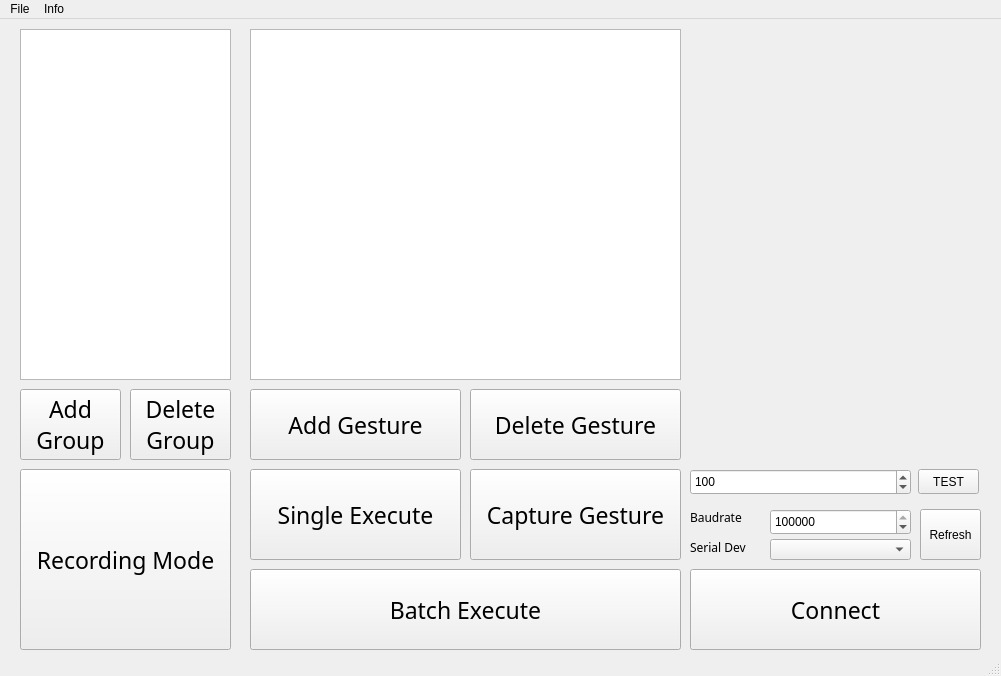
<?xml version="1.0" encoding="UTF-8"?>
<ui version="4.0">
 <class>MainWindow</class>
 <widget class="QMainWindow" name="MainWindow">
  <property name="geometry">
   <rect>
    <x>0</x>
    <y>0</y>
    <width>1001</width>
    <height>676</height>
   </rect>
  </property>
  <property name="sizePolicy">
   <sizepolicy hsizetype="Fixed" vsizetype="Fixed">
    <horstretch>0</horstretch>
    <verstretch>0</verstretch>
   </sizepolicy>
  </property>
  <property name="windowTitle">
   <string>SIOR-TITAN</string>
  </property>
  <widget class="QWidget" name="centralwidget">
   <widget class="QListView" name="groupListView">
    <property name="geometry">
     <rect>
      <x>20</x>
      <y>10</y>
      <width>211</width>
      <height>351</height>
     </rect>
    </property>
   </widget>
   <widget class="QListView" name="gestureListView">
    <property name="geometry">
     <rect>
      <x>250</x>
      <y>10</y>
      <width>431</width>
      <height>351</height>
     </rect>
    </property>
   </widget>
   <widget class="QPushButton" name="recordButton">
    <property name="geometry">
     <rect>
      <x>20</x>
      <y>450</y>
      <width>211</width>
      <height>181</height>
     </rect>
    </property>
    <property name="font">
     <font>
      <family>맑은 고딕</family>
      <pointsize>17</pointsize>
      <weight>50</weight>
      <bold>false</bold>
     </font>
    </property>
    <property name="text">
     <string>Recording Mode</string>
    </property>
   </widget>
   <widget class="QPushButton" name="singleExecuteButton">
    <property name="geometry">
     <rect>
      <x>250</x>
      <y>450</y>
      <width>211</width>
      <height>91</height>
     </rect>
    </property>
    <property name="font">
     <font>
      <family>맑은 고딕</family>
      <pointsize>17</pointsize>
      <weight>50</weight>
      <bold>false</bold>
     </font>
    </property>
    <property name="text">
     <string>Single Execute</string>
    </property>
   </widget>
   <widget class="QPushButton" name="captureButton">
    <property name="geometry">
     <rect>
      <x>470</x>
      <y>450</y>
      <width>211</width>
      <height>91</height>
     </rect>
    </property>
    <property name="font">
     <font>
      <family>맑은 고딕</family>
      <pointsize>17</pointsize>
      <weight>50</weight>
      <bold>false</bold>
     </font>
    </property>
    <property name="text">
     <string>Capture Gesture</string>
    </property>
   </widget>
   <widget class="QPushButton" name="batchExecuteButton">
    <property name="geometry">
     <rect>
      <x>250</x>
      <y>550</y>
      <width>431</width>
      <height>81</height>
     </rect>
    </property>
    <property name="font">
     <font>
      <family>맑은 고딕</family>
      <pointsize>17</pointsize>
      <weight>50</weight>
      <bold>false</bold>
     </font>
    </property>
    <property name="text">
     <string>Batch Execute</string>
    </property>
   </widget>
   <widget class="QLabel" name="humanoid_pic">
    <property name="geometry">
     <rect>
      <x>690</x>
      <y>10</y>
      <width>291</width>
      <height>431</height>
     </rect>
    </property>
    <property name="text">
     <string/>
    </property>
   </widget>
   <widget class="QPushButton" name="serialConnectButton">
    <property name="geometry">
     <rect>
      <x>690</x>
      <y>550</y>
      <width>291</width>
      <height>81</height>
     </rect>
    </property>
    <property name="font">
     <font>
      <family>맑은 고딕</family>
      <pointsize>17</pointsize>
      <weight>50</weight>
      <bold>false</bold>
     </font>
    </property>
    <property name="text">
     <string>Connect</string>
    </property>
   </widget>
   <widget class="QComboBox" name="serialComboBox">
    <property name="geometry">
     <rect>
      <x>770</x>
      <y>520</y>
      <width>141</width>
      <height>21</height>
     </rect>
    </property>
   </widget>
   <widget class="QLabel" name="serial_label">
    <property name="geometry">
     <rect>
      <x>690</x>
      <y>520</y>
      <width>81</width>
      <height>16</height>
     </rect>
    </property>
    <property name="font">
     <font>
      <family>맑은 고딕</family>
      <weight>50</weight>
      <bold>false</bold>
     </font>
    </property>
    <property name="text">
     <string>Serial Dev</string>
    </property>
   </widget>
   <widget class="QPushButton" name="refreshButton">
    <property name="geometry">
     <rect>
      <x>920</x>
      <y>490</y>
      <width>61</width>
      <height>51</height>
     </rect>
    </property>
    <property name="text">
     <string>Refresh</string>
    </property>
   </widget>
   <widget class="QLabel" name="baudrate_label">
    <property name="geometry">
     <rect>
      <x>690</x>
      <y>490</y>
      <width>81</width>
      <height>16</height>
     </rect>
    </property>
    <property name="font">
     <font>
      <family>맑은 고딕</family>
      <weight>50</weight>
      <bold>false</bold>
     </font>
    </property>
    <property name="text">
     <string>Baudrate</string>
    </property>
   </widget>
   <widget class="QSpinBox" name="baudrateSpinBox">
    <property name="geometry">
     <rect>
      <x>770</x>
      <y>490</y>
      <width>141</width>
      <height>26</height>
     </rect>
    </property>
    <property name="minimum">
     <number>9200</number>
    </property>
    <property name="maximum">
     <number>3000000</number>
    </property>
    <property name="singleStep">
     <number>1000</number>
    </property>
    <property name="value">
     <number>1500000</number>
    </property>
   </widget>
   <widget class="QPushButton" name="testButton">
    <property name="geometry">
     <rect>
      <x>918</x>
      <y>450</y>
      <width>61</width>
      <height>25</height>
     </rect>
    </property>
    <property name="text">
     <string>TEST</string>
    </property>
   </widget>
   <widget class="QSpinBox" name="testSpinBox">
    <property name="geometry">
     <rect>
      <x>690</x>
      <y>450</y>
      <width>221</width>
      <height>26</height>
     </rect>
    </property>
    <property name="minimum">
     <number>0</number>
    </property>
    <property name="maximum">
     <number>4095</number>
    </property>
    <property name="singleStep">
     <number>1000</number>
    </property>
    <property name="value">
     <number>100</number>
    </property>
   </widget>
   <widget class="QPushButton" name="deleteGestureButton">
    <property name="geometry">
     <rect>
      <x>470</x>
      <y>370</y>
      <width>211</width>
      <height>71</height>
     </rect>
    </property>
    <property name="font">
     <font>
      <family>맑은 고딕</family>
      <pointsize>17</pointsize>
      <weight>50</weight>
      <bold>false</bold>
     </font>
    </property>
    <property name="text">
     <string>Delete Gesture</string>
    </property>
   </widget>
   <widget class="QPushButton" name="addGestureButton">
    <property name="geometry">
     <rect>
      <x>250</x>
      <y>370</y>
      <width>211</width>
      <height>71</height>
     </rect>
    </property>
    <property name="font">
     <font>
      <family>맑은 고딕</family>
      <pointsize>17</pointsize>
      <weight>50</weight>
      <bold>false</bold>
     </font>
    </property>
    <property name="text">
     <string>Add Gesture</string>
    </property>
   </widget>
   <widget class="QPushButton" name="addGroupButton">
    <property name="geometry">
     <rect>
      <x>20</x>
      <y>370</y>
      <width>101</width>
      <height>71</height>
     </rect>
    </property>
    <property name="font">
     <font>
      <family>맑은 고딕</family>
      <pointsize>17</pointsize>
      <weight>50</weight>
      <bold>false</bold>
     </font>
    </property>
    <property name="text">
     <string>Add
Group</string>
    </property>
   </widget>
   <widget class="QPushButton" name="deleteGroupButton">
    <property name="geometry">
     <rect>
      <x>130</x>
      <y>370</y>
      <width>101</width>
      <height>71</height>
     </rect>
    </property>
    <property name="font">
     <font>
      <family>맑은 고딕</family>
      <pointsize>17</pointsize>
      <weight>50</weight>
      <bold>false</bold>
     </font>
    </property>
    <property name="text">
     <string>Delete
Group</string>
    </property>
   </widget>
  </widget>
  <widget class="QMenuBar" name="menubar">
   <property name="geometry">
    <rect>
     <x>0</x>
     <y>0</y>
     <width>1001</width>
     <height>20</height>
    </rect>
   </property>
   <widget class="QMenu" name="menuSIOR_TITAN">
    <property name="title">
     <string>File</string>
    </property>
    <addaction name="actionLoad"/>
    <addaction name="actionSave"/>
    <addaction name="actionSave_As"/>
   </widget>
   <widget class="QMenu" name="menu">
    <property name="title">
     <string>Info</string>
    </property>
    <addaction name="actionInfo"/>
   </widget>
   <addaction name="menuSIOR_TITAN"/>
   <addaction name="menu"/>
  </widget>
  <widget class="QStatusBar" name="statusbar"/>
  <action name="actionLoad">
   <property name="text">
    <string>Load</string>
   </property>
  </action>
  <action name="actionSave">
   <property name="text">
    <string>Save</string>
   </property>
  </action>
  <action name="actionInfo">
   <property name="text">
    <string>About</string>
   </property>
  </action>
  <action name="actionSave_As">
   <property name="text">
    <string>Save As</string>
   </property>
  </action>
 </widget>
 <resources/>
 <connections/>
</ui>
